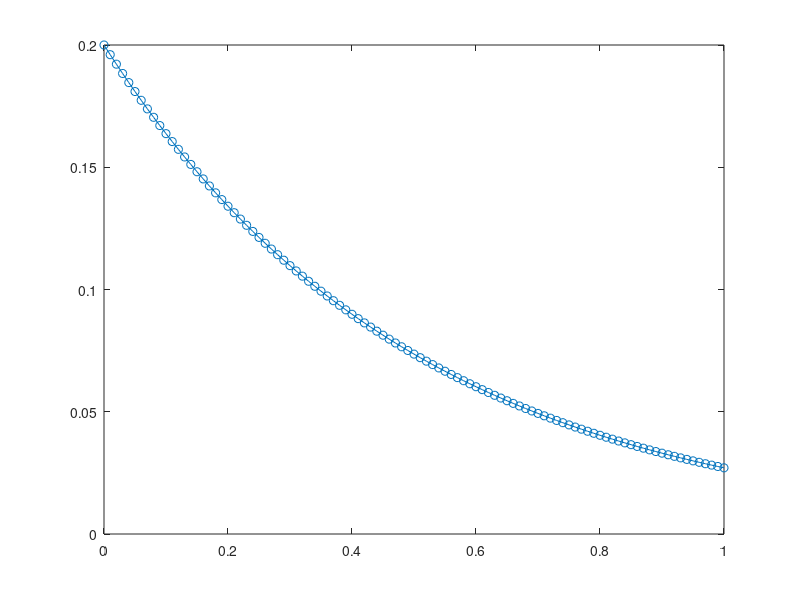

The MATLAB source for this figure: (Note: this script raises an error after producing the figure.)
clear;

x = 0:0.1:10;
a = 1; % expected number of events/crossovers; shape parameter
mu = 2/max(x); % average intensity

y = gampdf(x, a, 1/mu);

pd = makedist('Gamma','a',a,'b',1/mu);
rng('default')  % For reproducibility
r = random(pd,10000,1);

clf;
figure(1);
plot(x./max(x),y, 'o-');
hold on;
%histogram(r,100,'Normalization','pdf');
hold off;

%% simulation coincedence
clear

intervals = 20;
sim_rounds = 10;
chromosome_u = zeros(intervals,sim_rounds);
chromosome_g = zeros(intervals,sim_rounds);
cross_av = 3;

% Sampling
for i = 1:sim_rounds
    i2 = randi([1 intervals],1,1);
    chromosome_g(i2,i) = 1;
    dir_right = true;
    for j = 1:cross_av
        %pdgamma = makedist('Gamma','a',j+1,'b',1/(cross_av/intervals));
        pdgamma = makedist('Gamma','a',2,'b',1/(cross_av/intervals));
        r2 = round( random(pdgamma,1,1) );
        if ( i2 + r2 ) <= intervals && dir_right
            i2 = i2 + r2;
            chromosome_g(i2,i) = 1;
            dir_right = true;
        elseif ( i2 - r2 ) >= 1
            i2 = i2 - r2;
            chromosome_g(i2,i) = 1;
            dir_right = false;
        end
        i1 = randi([1 intervals],1,1); % interval of crossover event
        chromosome_u(i1,i) = 1;
    end
end
%%
figure(2);
plot(chromosome_g(:,16), '*-');
%%
% freq for interval L = 1
for i = 1:intervals

    f1_u = sum( chromosome_u(i,:) );
    f2_u = 0;

    f1_g = sum( chromosome_g(i,:) )
    f2_g = 0;

    for j = 1:sim_rounds
        if i == intervals
            break
        end
        s_u = chromosome_u(i,j) + chromosome_u(i+1,j);
        s_g = chromosome_g(i,j) + chromosome_g(i+1,j);

        if s_u == 2
            f2_u = f2_u + 1;
        end

        if s_g == 2
            f2_g = f2_g + 1;
        end
    end

    disp([i f1_g f2_g]);

    %f2_u = f2_u/sim_rounds;
    f_u(i,1) = (f1_u)/sim_rounds;
    f_u(i,2) = f2_u/sim_rounds;

    %f2_g = f2_g/sim_rounds;
    f_g(i,1) = (f1_g)/sim_rounds;
    f_g(i,2) = f2_g/sim_rounds;

end
for i = 1:intervals-1
    f_u(i,3) = f_u(i,2)/( ( f_u(i,1) + f_u(i,2) )*( f_u(i+1,1) + f_u(i,2) ) );
    f_g(i,3) = f_g(i,2)/( ( f_g(i,1) + f_g(i,2) )*( f_g(i+1,1) + f_g(i,2) ) );
end


% for j = 0:floor(intervals/2)
%     for i = 1:intervals
%         f1 = chromosome(i:i+j,1)./50;
%         c(j+1,1) = chromosome(i,1)
%     end
% end